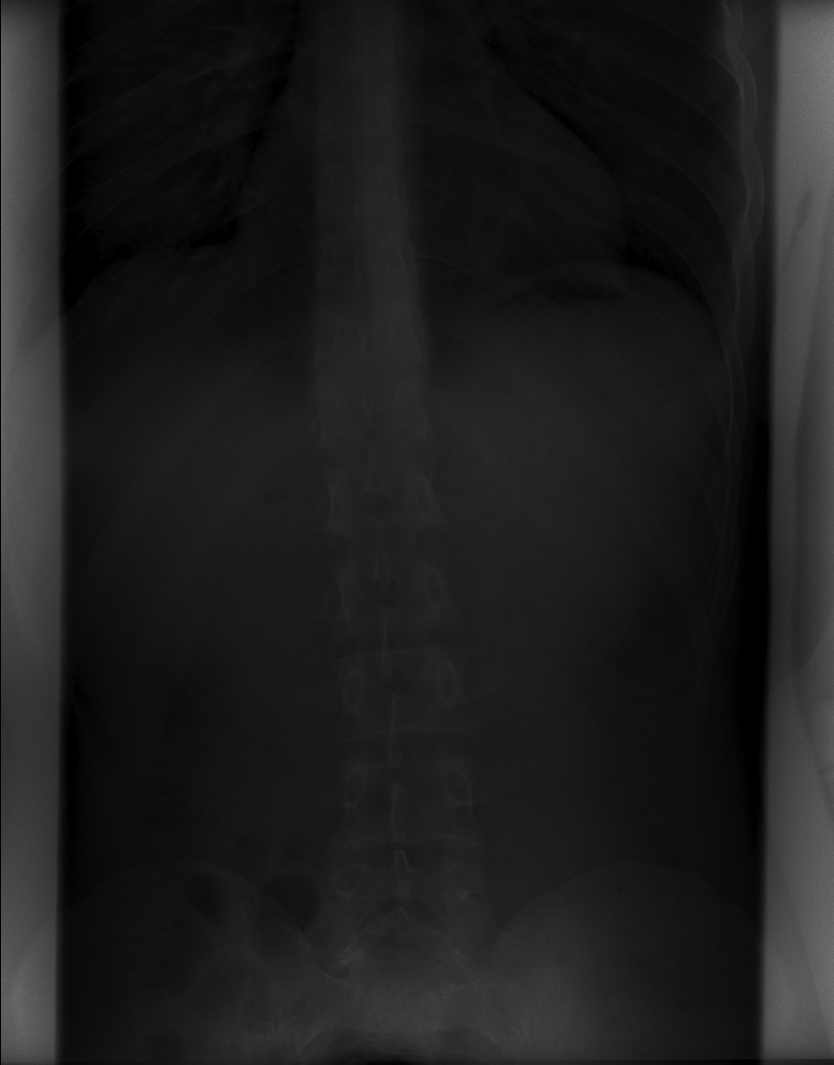
#> input picture images/lab 05.png, 834 x 1065 px
$ jupyter execute 'paim lab 05 combinacion (en clase).ipynb'
#> lines starting #> are read from the running program, lines starting #| are printed output that depends on the picture; long printed decimals are rounded
[cell 1]
import matplotlib.pyplot as plt
import numpy as np
from PIL import Image
from scipy.ndimage import convolve

[cell 2]
A = Image.open('images/lab 05.png').convert('L')
A = np.asarray(A)

[cell 3]
plt.imshow(A, cmap='gray', vmin=0, vmax=255)

[cell 4]
print(A.min())
#| 0
print(A.max())
#| 129

plt.hist(A.flatten(), 256);
plt.xlim(0, 255)
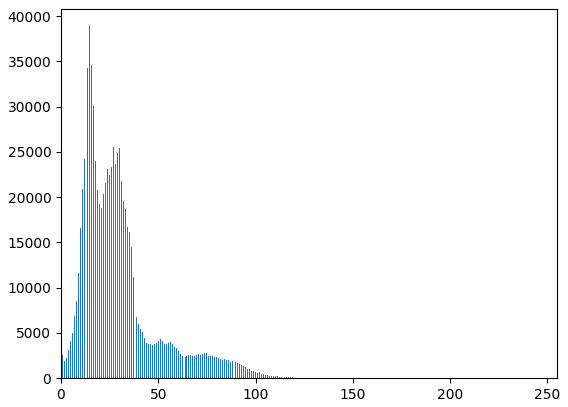
#> figure drawn by matplotlib, 1 panel; tallest bar 38897 high, from x = 14.61 to 15.12

[cell 5]
def normalize_image(g, K=255):
#> called with K = 255
    g = g.astype(np.float64)
    min_g = np.min(g)
#> min_g = 0
    g_m = g - min_g
    max_g_m = np.max(g_m)
#> max_g_m = 129
    g_s = K * g_m / max_g_m
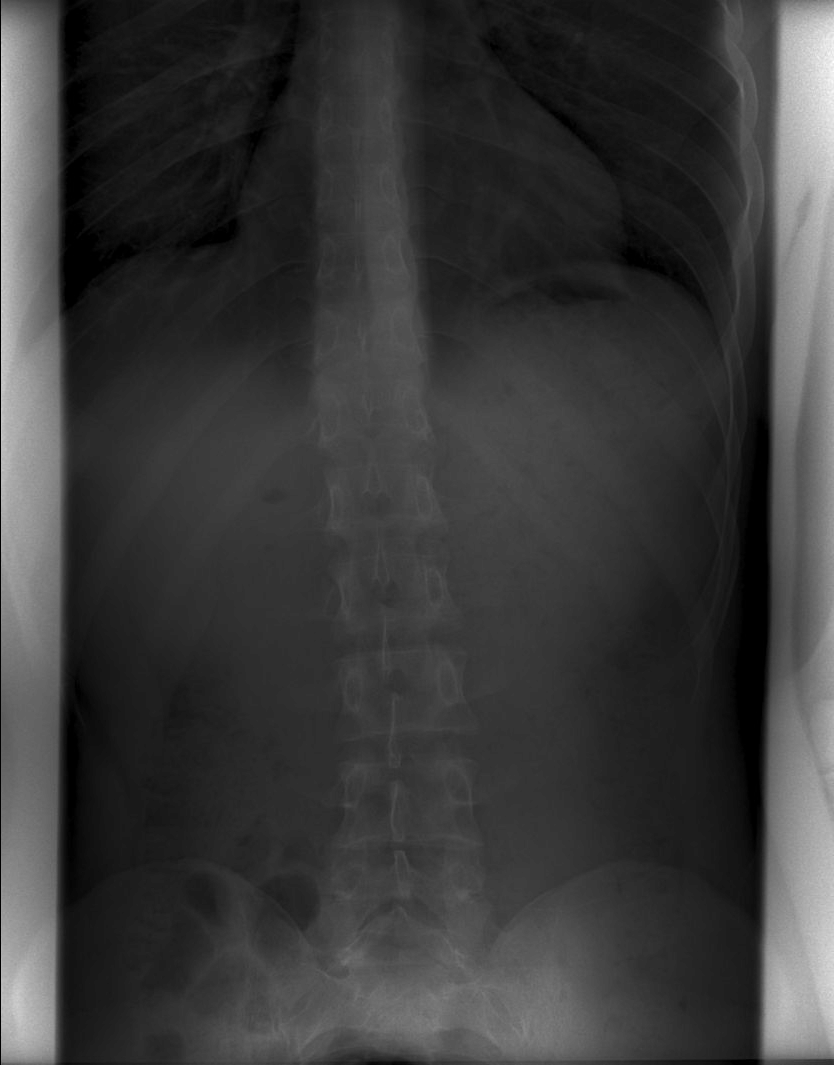
#> g_s: shape (1065, 834) float64; min 0, max 255, mean 58.6

    return g_s

[cell 6]
B = normalize_image(A)

Image.fromarray(B.astype(np.uint8)).save('lab05_B.png')

[cell 7]
plt.imshow(B, cmap="gray")

[cell 8]
print(B.min())
#| 0.0
print(B.max())
#| 255.0
# El histograma se puede obtener con el siguiente fragmento de código:

plt.hist(B.flatten(), 256);
#> figure, not shown here; tallest bar 38897 high, from x = 28.89 to 29.88

[cell 9]
C = B ** 0.75
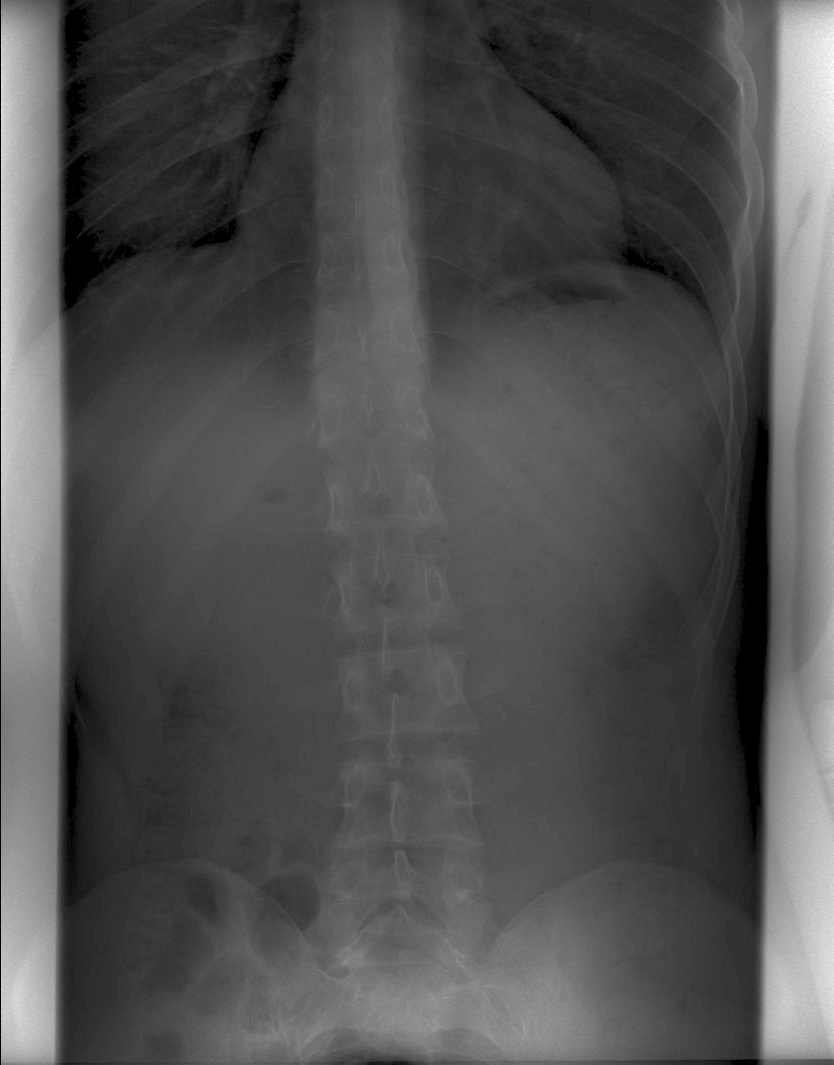
#> C: shape (1065, 834) float64; min 0, max 63.81, mean 20.3; drawn with min black and max white

C = normalize_image(C)

Image.fromarray(C.astype(np.uint8)).save("lab05_C.png")
plt.figure()
plt.hist(C.flatten(), 256);
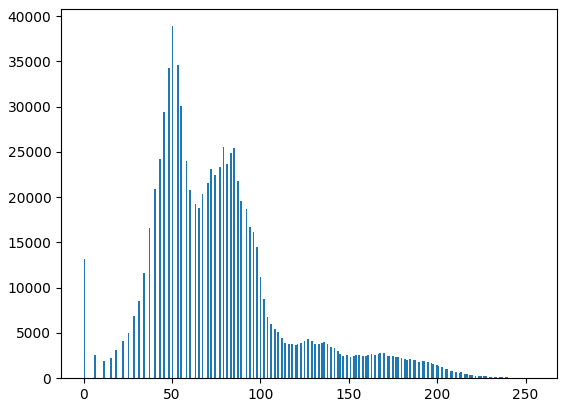
#> figure drawn by matplotlib, 1 panel; tallest bar 38897 high, from x = 49.8 to 50.8

[cell 10]
kernel = [
 [0, 1, 0 ],
 [1, -4, 1],
 [0, 1, 0 ]
]

conv = convolve(C, kernel)
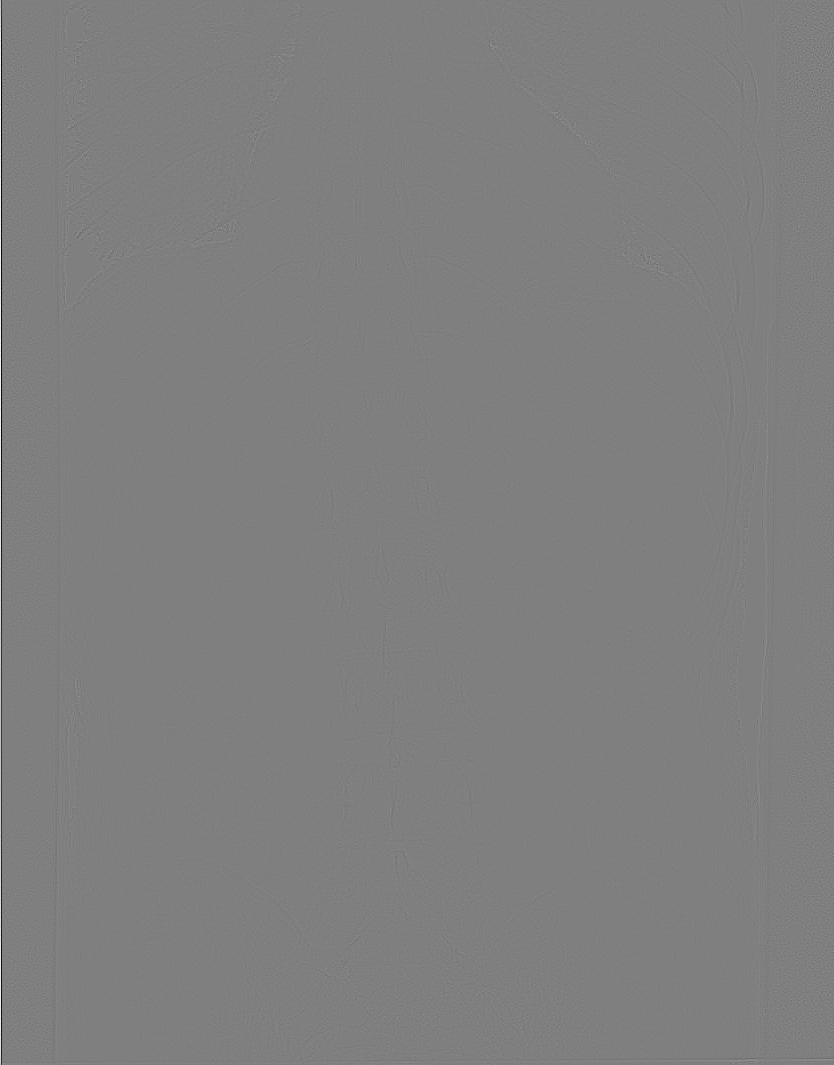
#> conv: shape (1065, 834) float64; min -229.6, max 229.7, mean 0; drawn with min black and max white
# plt.imshow(conv, cmap="gray")

S = 2
D = C - S * conv
plt.figure()
# plt.imshow(D, cmap="gray")
plt.imshow(D, cmap="gray", vmin=-25, vmax=225)
D = np.clip(D, -25, 225)
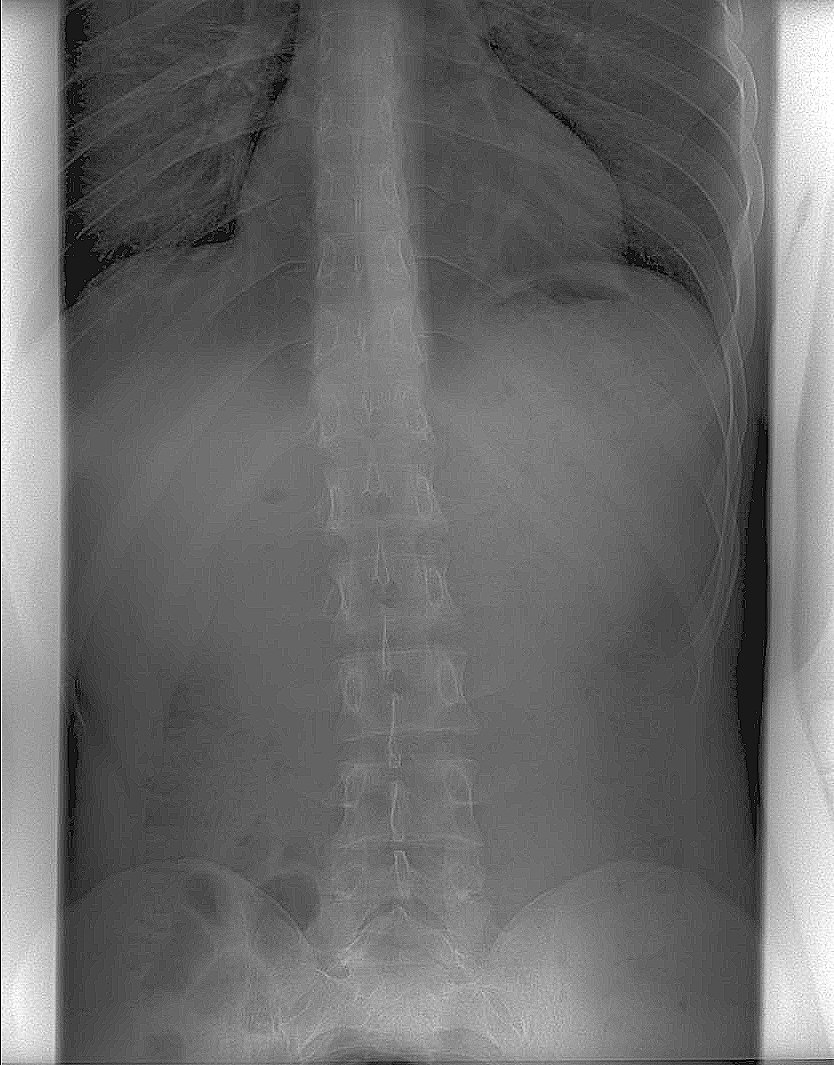
#> D: shape (1065, 834) float64; min -25, max 225, mean 81.2; drawn with min black and max white

D = normalize_image(D)
Image.fromarray(D.astype(np.uint8)).save("lab05_D.png")

[cell 11]
plt.hist(D.flatten(), 256);
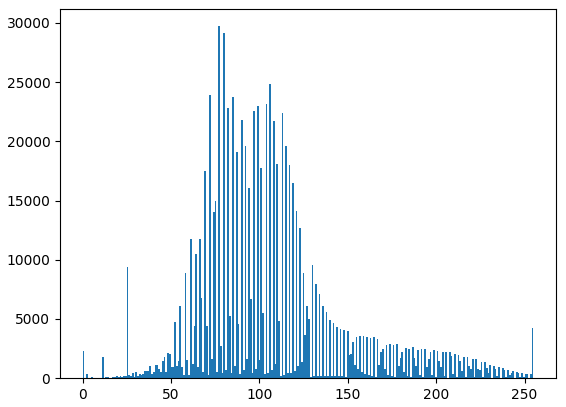
#> figure drawn by matplotlib, 1 panel; tallest bar 29719 high, from x = 76.7 to 77.7

[cell 12]
D = C - 2 * conv
plt.figure()
plt.imshow(D, cmap="gray")

print(D.max())
#| 676.057
plt.imshow(D, cmap="gray", vmin=-10, vmax=225)

D = np.clip(D, -10, 225)
plt.figure()
plt.imshow(D, cmap="gray")

D = normalize_image(D)
Image.fromarray(D.astype(np.uint8)).save("lab05_D.png")

[cell 13]
A = Image.open('images/lab 05.png').convert('L')
A = np.asarray(A)
B = normalize_image(A)

C = B ** 0.75
C = normalize_image(C)

Image.fromarray(C.astype(np.uint8)).save("lab05_C.png")

plt.figure()
plt.imshow(C, cmap="gray")

kernel = [
 [0, 1, 0 ],
 [1, -4, 1],
 [0, 1, 0 ]
]

conv = convolve(C, kernel)

S = 3
D = C - S * conv
plt.figure()

plt.imshow(D, cmap="gray", vmin=-25, vmax=225)
D = np.clip(D, -25, 225)

D = normalize_image(D)
Image.fromarray(D.astype(np.uint8)).save("lab05_D.png")
